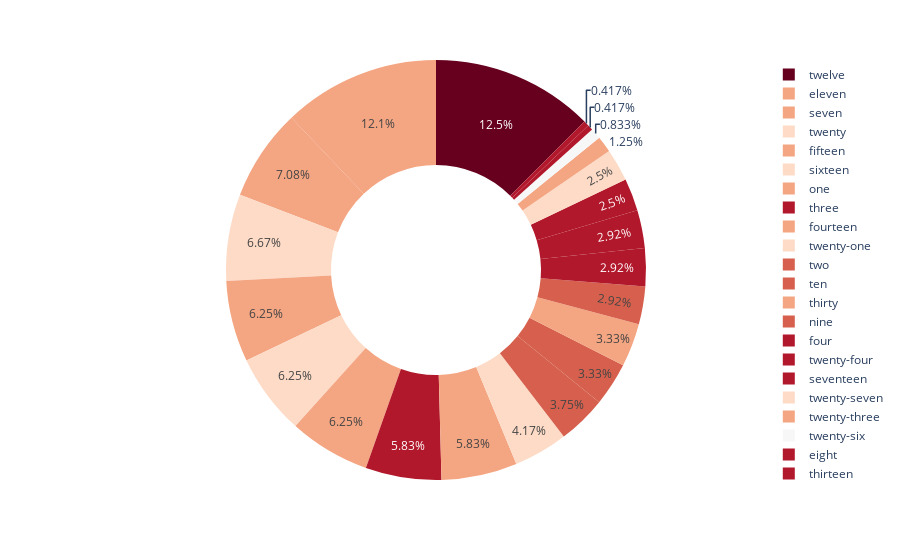

The cell this chart's notebook holds for it:
### Code cell
import plotly.express as px
df = pd.read_csv("bird-window-collision-death.csv")
fig = px.pie(df, values='Deaths', names='Bldg #', color='Side', hole=0.5, color_discrete_sequence=px.colors.sequential.RdBu)
fig.show()

### Figure 1 — Plotly figure (JSON) as saved in the notebook; plotly's stock layout.template omitted (floating-point values rounded to 4 significant figures; data arrays with more than 128 entries replaced by an {"elided": "..."} marker saying what was removed)
{"data": [{"customdata": {"elided": "240x1 str values"}, "domain": {"x": [0, 1], "y": [0, 1]}, "hole": 0.5, "hovertemplate": "Bldg #=%{label}<br>Deaths=%{value}<br>Side=%{customdata[0]}<extra></extra>", "labels": {"elided": "240 str values"}, "legendgroup": "", "marker": {"colors": {"elided": "240 str values"}}, "name": "", "showlegend": true, "type": "pie", "values": {"elided": "240 int values"}}], "layout": {"legend": {"tracegroupgap": 0}, "margin": {"t": 60}, "piecolorway": ["rgb(103,0,31)", "rgb(178,24,43)", "rgb(214,96,77)", "rgb(244,165,130)", "rgb(253,219,199)", "rgb(247,247,247)", "rgb(209,229,240)", "rgb(146,197,222)", "rgb(67,147,195)", "rgb(33,102,172)", "rgb(5,48,97)"]}}
